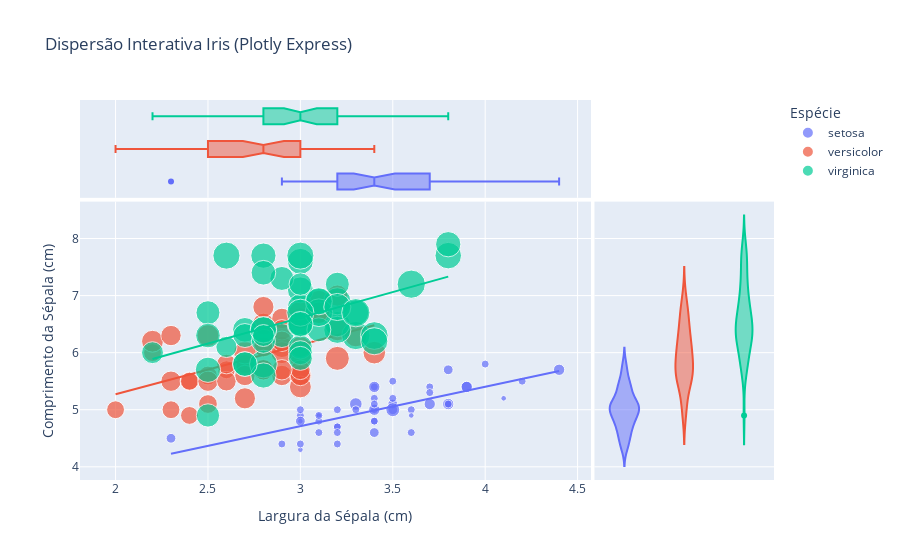

The notebook cell this image was saved under:
### Markdown cell above
### 5.1 Plotly Express: Gráficos Interativos

### Code cell
# Gráfico de Dispersão 2D Interativo
fig_px_scatter = px.scatter(df_iris_renamed, x="sepal_width", y="sepal_length", color="species",
                           size="petal_width", hover_data=['petal_length'],
                           marginal_y="violin", marginal_x="box", trendline="ols",
                           title="Dispersão Interativa Iris (Plotly Express)")
# Adicionando rótulos de eixos mais informativos
fig_px_scatter.update_layout(
    xaxis_title="Largura da Sépala (cm)",
    yaxis_title="Comprimento da Sépala (cm)",
    legend_title="Espécie",
    font=dict(size=12)
)
fig_px_scatter.show()

### Figure 1 — Plotly figure (JSON) as saved in the notebook; plotly's stock layout.template omitted (floating-point values rounded to 4 significant figures)
{"data": [{"customdata": [[1.4], [1.4], [1.3], [1.5], [1.4], [1.7], [1.4], [1.5], [1.4], [1.5], [1.5], [1.6], [1.4], [1.1], [1.2], [1.5], [1.3], [1.4], [1.7], [1.5], [1.7], [1.5], [1.0], [1.7], [1.9], [1.6], [1.6], [1.5], [1.4], [1.6], [1.6], [1.5], [1.5], [1.4], [1.5], [1.2], [1.3], [1.4], [1.3], [1.5], [1.3], [1.3], [1.3], [1.6], [1.9], [1.4], [1.6], [1.4], [1.5], [1.4]], "hovertemplate": "species=setosa<br>sepal_width=%{x}<br>sepal_length=%{y}<br>petal_width=%{marker.size}<br>petal_length=%{customdata[0]}<extra></extra>", "legendgroup": "setosa", "marker": {"color": "#636efa", "size": [0.2, 0.2, 0.2, 0.2, 0.2, 0.4, 0.3, 0.2, 0.2, 0.1, 0.2, 0.2, 0.1, 0.1, 0.2, 0.4, 0.4, 0.3, 0.3, 0.3, 0.2, 0.4, 0.2, 0.5, 0.2, 0.2, 0.4, 0.2, 0.2, 0.2, 0.2, 0.4, 0.1, 0.2, 0.2, 0.2, 0.2, 0.1, 0.2, 0.2, 0.3, 0.3, 0.2, 0.6, 0.4, 0.3, 0.2, 0.2, 0.2, 0.2], "sizemode": "area", "sizeref": 0.00625, "symbol": "circle"}, "mode": "markers", "name": "setosa", "orientation": "v", "showlegend": true, "x": [3.5, 3.0, 3.2, 3.1, 3.6, 3.9, 3.4, 3.4, 2.9, 3.1, 3.7, 3.4, 3.0, 3.0, 4.0, 4.4, 3.9, 3.5, 3.8, 3.8, 3.4, 3.7, 3.6, 3.3, 3.4, 3.0, 3.4, 3.5, 3.4, 3.2, 3.1, 3.4, 4.1, 4.2, 3.1, 3.2, 3.5, 3.6, 3.0, 3.4, 3.5, 2.3, 3.2, 3.5, 3.8, 3.0, 3.8, 3.2, 3.7, 3.3], "xaxis": "x", "y": [5.1, 4.9, 4.7, 4.6, 5.0, 5.4, 4.6, 5.0, 4.4, 4.9, 5.4, 4.8, 4.8, 4.3, 5.8, 5.7, 5.4, 5.1, 5.7, 5.1, 5.4, 5.1, 4.6, 5.1, 4.8, 5.0, 5.0, 5.2, 5.2, 4.7, 4.8, 5.4, 5.2, 5.5, 4.9, 5.0, 5.5, 4.9, 4.4, 5.1, 5.0, 4.5, 4.4, 5.0, 5.1, 4.8, 5.1, 4.6, 5.3, 5.0], "yaxis": "y", "type": "scatter"}, {"alignmentgroup": "True", "customdata": [[1.4], [1.4], [1.3], [1.5], [1.4], [1.7], [1.4], [1.5], [1.4], [1.5], [1.5], [1.6], [1.4], [1.1], [1.2], [1.5], [1.3], [1.4], [1.7], [1.5], [1.7], [1.5], [1.0], [1.7], [1.9], [1.6], [1.6], [1.5], [1.4], [1.6], [1.6], [1.5], [1.5], [1.4], [1.5], [1.2], [1.3], [1.4], [1.3], [1.5], [1.3], [1.3], [1.3], [1.6], [1.9], [1.4], [1.6], [1.4], [1.5], [1.4]], "hovertemplate": "species=setosa<br>sepal_width=%{x}<br>petal_length=%{customdata[0]}<extra></extra>", "legendgroup": "setosa", "marker": {"color": "#636efa", "symbol": "circle"}, "name": "setosa", "notched": true, "offsetgroup": "setosa", "showlegend": false, "x": [3.5, 3.0, 3.2, 3.1, 3.6, 3.9, 3.4, 3.4, 2.9, 3.1, 3.7, 3.4, 3.0, 3.0, 4.0, 4.4, 3.9, 3.5, 3.8, 3.8, 3.4, 3.7, 3.6, 3.3, 3.4, 3.0, 3.4, 3.5, 3.4, 3.2, 3.1, 3.4, 4.1, 4.2, 3.1, 3.2, 3.5, 3.6, 3.0, 3.4, 3.5, 2.3, 3.2, 3.5, 3.8, 3.0, 3.8, 3.2, 3.7, 3.3], "xaxis": "x3", "yaxis": "y3", "type": "box"}, {"alignmentgroup": "True", "customdata": [[1.4], [1.4], [1.3], [1.5], [1.4], [1.7], [1.4], [1.5], [1.4], [1.5], [1.5], [1.6], [1.4], [1.1], [1.2], [1.5], [1.3], [1.4], [1.7], [1.5], [1.7], [1.5], [1.0], [1.7], [1.9], [1.6], [1.6], [1.5], [1.4], [1.6], [1.6], [1.5], [1.5], [1.4], [1.5], [1.2], [1.3], [1.4], [1.3], [1.5], [1.3], [1.3], [1.3], [1.6], [1.9], [1.4], [1.6], [1.4], [1.5], [1.4]], "hovertemplate": "species=setosa<br>sepal_length=%{y}<br>petal_length=%{customdata[0]}<extra></extra>", "legendgroup": "setosa", "marker": {"color": "#636efa", "symbol": "circle"}, "name": "setosa", "offsetgroup": "setosa", "scalegroup": "y", "showlegend": false, "xaxis": "x2", "y": [5.1, 4.9, 4.7, 4.6, 5.0, 5.4, 4.6, 5.0, 4.4, 4.9, 5.4, 4.8, 4.8, 4.3, 5.8, 5.7, 5.4, 5.1, 5.7, 5.1, 5.4, 5.1, 4.6, 5.1, 4.8, 5.0, 5.0, 5.2, 5.2, 4.7, 4.8, 5.4, 5.2, 5.5, 4.9, 5.0, 5.5, 4.9, 4.4, 5.1, 5.0, 4.5, 4.4, 5.0, 5.1, 4.8, 5.1, 4.6, 5.3, 5.0], "yaxis": "y2", "type": "violin"}, {"hovertemplate": "<b>OLS trendline</b><br>sepal_length = 0.69049 * sepal_width + 2.639<br>R<sup>2</sup>=0.551376<br><br>species=setosa<br>sepal_width=%{x}<br>sepal_length=%{y} <b>(trend)</b><extra></extra>", "legendgroup": "setosa", "marker": {"color": "#636efa", "symbol": "circle"}, "mode": "lines", "name": "setosa", "showlegend": false, "x": [2.3, 2.9, 3.0, 3.0, 3.0, 3.0, 3.0, 3.0, 3.1, 3.1, 3.1, 3.1, 3.2, 3.2, 3.2, 3.2, 3.2, 3.3, 3.3, 3.4, 3.4, 3.4, 3.4, 3.4, 3.4, 3.4, 3.4, 3.4, 3.5, 3.5, 3.5, 3.5, 3.5, 3.5, 3.6, 3.6, 3.6, 3.7, 3.7, 3.7, 3.8, 3.8, 3.8, 3.8, 3.9, 3.9, 4.0, 4.1, 4.2, 4.4], "xaxis": "x", "y": [4.227, 4.641, 4.71, 4.71, 4.71, 4.71, 4.71, 4.71, 4.78, 4.78, 4.78, 4.78, 4.849, 4.849, 4.849, 4.849, 4.849, 4.918, 4.918, 4.987, 4.987, 4.987, 4.987, 4.987, 4.987, 4.987, 4.987, 4.987, 5.056, 5.056, 5.056, 5.056, 5.056, 5.056, 5.125, 5.125, 5.125, 5.194, 5.194, 5.194, 5.263, 5.263, 5.263, 5.263, 5.332, 5.332, 5.401, 5.47, 5.539, 5.677], "yaxis": "y", "type": "scatter"}, {"customdata": [[4.7], [4.5], [4.9], [4.0], [4.6], [4.5], [4.7], [3.3], [4.6], [3.9], [3.5], [4.2], [4.0], [4.7], [3.6], [4.4], [4.5], [4.1], [4.5], [3.9], [4.8], [4.0], [4.9], [4.7], [4.3], [4.4], [4.8], [5.0], [4.5], [3.5], [3.8], [3.7], [3.9], [5.1], [4.5], [4.5], [4.7], [4.4], [4.1], [4.0], [4.4], [4.6], [4.0], [3.3], [4.2], [4.2], [4.2], [4.3], [3.0], [4.1]], "hovertemplate": "species=versicolor<br>sepal_width=%{x}<br>sepal_length=%{y}<br>petal_width=%{marker.size}<br>petal_length=%{customdata[0]}<extra></extra>", "legendgroup": "versicolor", "marker": {"color": "#EF553B", "size": [1.4, 1.5, 1.5, 1.3, 1.5, 1.3, 1.6, 1.0, 1.3, 1.4, 1.0, 1.5, 1.0, 1.4, 1.3, 1.4, 1.5, 1.0, 1.5, 1.1, 1.8, 1.3, 1.5, 1.2, 1.3, 1.4, 1.4, 1.7, 1.5, 1.0, 1.1, 1.0, 1.2, 1.6, 1.5, 1.6, 1.5, 1.3, 1.3, 1.3, 1.2, 1.4, 1.2, 1.0, 1.3, 1.2, 1.3, 1.3, 1.1, 1.3], "sizemode": "area", "sizeref": 0.00625, "symbol": "circle"}, "mode": "markers", "name": "versicolor", "orientation": "v", "showlegend": true, "x": [3.2, 3.2, 3.1, 2.3, 2.8, 2.8, 3.3, 2.4, 2.9, 2.7, 2.0, 3.0, 2.2, 2.9, 2.9, 3.1, 3.0, 2.7, 2.2, 2.5, 3.2, 2.8, 2.5, 2.8, 2.9, 3.0, 2.8, 3.0, 2.9, 2.6, 2.4, 2.4, 2.7, 2.7, 3.0, 3.4, 3.1, 2.3, 3.0, 2.5, 2.6, 3.0, 2.6, 2.3, 2.7, 3.0, 2.9, 2.9, 2.5, 2.8], "xaxis": "x", "y": [7.0, 6.4, 6.9, 5.5, 6.5, 5.7, 6.3, 4.9, 6.6, 5.2, 5.0, 5.9, 6.0, 6.1, 5.6, 6.7, 5.6, 5.8, 6.2, 5.6, 5.9, 6.1, 6.3, 6.1, 6.4, 6.6, 6.8, 6.7, 6.0, 5.7, 5.5, 5.5, 5.8, 6.0, 5.4, 6.0, 6.7, 6.3, 5.6, 5.5, 5.5, 6.1, 5.8, 5.0, 5.6, 5.7, 5.7, 6.2, 5.1, 5.7], "yaxis": "y", "type": "scatter"}, {"alignmentgroup": "True", "customdata": [[4.7], [4.5], [4.9], [4.0], [4.6], [4.5], [4.7], [3.3], [4.6], [3.9], [3.5], [4.2], [4.0], [4.7], [3.6], [4.4], [4.5], [4.1], [4.5], [3.9], [4.8], [4.0], [4.9], [4.7], [4.3], [4.4], [4.8], [5.0], [4.5], [3.5], [3.8], [3.7], [3.9], [5.1], [4.5], [4.5], [4.7], [4.4], [4.1], [4.0], [4.4], [4.6], [4.0], [3.3], [4.2], [4.2], [4.2], [4.3], [3.0], [4.1]], "hovertemplate": "species=versicolor<br>sepal_width=%{x}<br>petal_length=%{customdata[0]}<extra></extra>", "legendgroup": "versicolor", "marker": {"color": "#EF553B", "symbol": "circle"}, "name": "versicolor", "notched": true, "offsetgroup": "versicolor", "showlegend": false, "x": [3.2, 3.2, 3.1, 2.3, 2.8, 2.8, 3.3, 2.4, 2.9, 2.7, 2.0, 3.0, 2.2, 2.9, 2.9, 3.1, 3.0, 2.7, 2.2, 2.5, 3.2, 2.8, 2.5, 2.8, 2.9, 3.0, 2.8, 3.0, 2.9, 2.6, 2.4, 2.4, 2.7, 2.7, 3.0, 3.4, 3.1, 2.3, 3.0, 2.5, 2.6, 3.0, 2.6, 2.3, 2.7, 3.0, 2.9, 2.9, 2.5, 2.8], "xaxis": "x3", "yaxis": "y3", "type": "box"}, {"alignmentgroup": "True", "customdata": [[4.7], [4.5], [4.9], [4.0], [4.6], [4.5], [4.7], [3.3], [4.6], [3.9], [3.5], [4.2], [4.0], [4.7], [3.6], [4.4], [4.5], [4.1], [4.5], [3.9], [4.8], [4.0], [4.9], [4.7], [4.3], [4.4], [4.8], [5.0], [4.5], [3.5], [3.8], [3.7], [3.9], [5.1], [4.5], [4.5], [4.7], [4.4], [4.1], [4.0], [4.4], [4.6], [4.0], [3.3], [4.2], [4.2], [4.2], [4.3], [3.0], [4.1]], "hovertemplate": "species=versicolor<br>sepal_length=%{y}<br>petal_length=%{customdata[0]}<extra></extra>", "legendgroup": "versicolor", "marker": {"color": "#EF553B", "symbol": "circle"}, "name": "versicolor", "offsetgroup": "versicolor", "scalegroup": "y", "showlegend": false, "xaxis": "x2", "y": [7.0, 6.4, 6.9, 5.5, 6.5, 5.7, 6.3, 4.9, 6.6, 5.2, 5.0, 5.9, 6.0, 6.1, 5.6, 6.7, 5.6, 5.8, 6.2, 5.6, 5.9, 6.1, 6.3, 6.1, 6.4, 6.6, 6.8, 6.7, 6.0, 5.7, 5.5, 5.5, 5.8, 6.0, 5.4, 6.0, 6.7, 6.3, 5.6, 5.5, 5.5, 6.1, 5.8, 5.0, 5.6, 5.7, 5.7, 6.2, 5.1, 5.7], "yaxis": "y2", "type": "violin"}, {"hovertemplate": "<b>OLS trendline</b><br>sepal_length = 0.865078 * sepal_width + 3.53973<br>R<sup>2</sup>=0.276582<br><br>species=versicolor<br>sepal_width=%{x}<br>sepal_length=%{y} <b>(trend)</b><extra></extra>", "legendgroup": "versicolor", "marker": {"color": "#EF553B", "symbol": "circle"}, "mode": "lines", "name": "versicolor", "showlegend": false, "x": [2.0, 2.2, 2.2, 2.3, 2.3, 2.3, 2.4, 2.4, 2.4, 2.5, 2.5, 2.5, 2.5, 2.6, 2.6, 2.6, 2.7, 2.7, 2.7, 2.7, 2.7, 2.8, 2.8, 2.8, 2.8, 2.8, 2.8, 2.9, 2.9, 2.9, 2.9, 2.9, 2.9, 2.9, 3.0, 3.0, 3.0, 3.0, 3.0, 3.0, 3.0, 3.0, 3.1, 3.1, 3.1, 3.2, 3.2, 3.2, 3.3, 3.4], "xaxis": "x", "y": [5.27, 5.443, 5.443, 5.529, 5.529, 5.529, 5.616, 5.616, 5.616, 5.702, 5.702, 5.702, 5.702, 5.789, 5.789, 5.789, 5.875, 5.875, 5.875, 5.875, 5.875, 5.962, 5.962, 5.962, 5.962, 5.962, 5.962, 6.048, 6.048, 6.048, 6.048, 6.048, 6.048, 6.048, 6.135, 6.135, 6.135, 6.135, 6.135, 6.135, 6.135, 6.135, 6.221, 6.221, 6.221, 6.308, 6.308, 6.308, 6.394, 6.481], "yaxis": "y", "type": "scatter"}, {"customdata": [[6.0], [5.1], [5.9], [5.6], [5.8], [6.6], [4.5], [6.3], [5.8], [6.1], [5.1], [5.3], [5.5], [5.0], [5.1], [5.3], [5.5], [6.7], [6.9], [5.0], [5.7], [4.9], [6.7], [4.9], [5.7], [6.0], [4.8], [4.9], [5.6], [5.8], [6.1], [6.4], [5.6], [5.1], [5.6], [6.1], [5.6], [5.5], [4.8], [5.4], [5.6], [5.1], [5.1], [5.9], [5.7], [5.2], [5.0], [5.2], [5.4], [5.1]], "hovertemplate": "species=virginica<br>sepal_width=%{x}<br>sepal_length=%{y}<br>petal_width=%{marker.size}<br>petal_length=%{customdata[0]}<extra></extra>", "legendgroup": "virginica", "marker": {"color": "#00cc96", "size": [2.5, 1.9, 2.1, 1.8, 2.2, 2.1, 1.7, 1.8, 1.8, 2.5, 2.0, 1.9, 2.1, 2.0, 2.4, 2.3, 1.8, 2.2, 2.3, 1.5, 2.3, 2.0, 2.0, 1.8, 2.1, 1.8, 1.8, 1.8, 2.1, 1.6, 1.9, 2.0, 2.2, 1.5, 1.4, 2.3, 2.4, 1.8, 1.8, 2.1, 2.4, 2.3, 1.9, 2.3, 2.5, 2.3, 1.9, 2.0, 2.3, 1.8], "sizemode": "area", "sizeref": 0.00625, "symbol": "circle"}, "mode": "markers", "name": "virginica", "orientation": "v", "showlegend": true, "x": [3.3, 2.7, 3.0, 2.9, 3.0, 3.0, 2.5, 2.9, 2.5, 3.6, 3.2, 2.7, 3.0, 2.5, 2.8, 3.2, 3.0, 3.8, 2.6, 2.2, 3.2, 2.8, 2.8, 2.7, 3.3, 3.2, 2.8, 3.0, 2.8, 3.0, 2.8, 3.8, 2.8, 2.8, 2.6, 3.0, 3.4, 3.1, 3.0, 3.1, 3.1, 3.1, 2.7, 3.2, 3.3, 3.0, 2.5, 3.0, 3.4, 3.0], "xaxis": "x", "y": [6.3, 5.8, 7.1, 6.3, 6.5, 7.6, 4.9, 7.3, 6.7, 7.2, 6.5, 6.4, 6.8, 5.7, 5.8, 6.4, 6.5, 7.7, 7.7, 6.0, 6.9, 5.6, 7.7, 6.3, 6.7, 7.2, 6.2, 6.1, 6.4, 7.2, 7.4, 7.9, 6.4, 6.3, 6.1, 7.7, 6.3, 6.4, 6.0, 6.9, 6.7, 6.9, 5.8, 6.8, 6.7, 6.7, 6.3, 6.5, 6.2, 5.9], "yaxis": "y", "type": "scatter"}, {"alignmentgroup": "True", "customdata": [[6.0], [5.1], [5.9], [5.6], [5.8], [6.6], [4.5], [6.3], [5.8], [6.1], [5.1], [5.3], [5.5], [5.0], [5.1], [5.3], [5.5], [6.7], [6.9], [5.0], [5.7], [4.9], [6.7], [4.9], [5.7], [6.0], [4.8], [4.9], [5.6], [5.8], [6.1], [6.4], [5.6], [5.1], [5.6], [6.1], [5.6], [5.5], [4.8], [5.4], [5.6], [5.1], [5.1], [5.9], [5.7], [5.2], [5.0], [5.2], [5.4], [5.1]], "hovertemplate": "species=virginica<br>sepal_width=%{x}<br>petal_length=%{customdata[0]}<extra></extra>", "legendgroup": "virginica", "marker": {"color": "#00cc96", "symbol": "circle"}, "name": "virginica", "notched": true, "offsetgroup": "virginica", "showlegend": false, "x": [3.3, 2.7, 3.0, 2.9, 3.0, 3.0, 2.5, 2.9, 2.5, 3.6, 3.2, 2.7, 3.0, 2.5, 2.8, 3.2, 3.0, 3.8, 2.6, 2.2, 3.2, 2.8, 2.8, 2.7, 3.3, 3.2, 2.8, 3.0, 2.8, 3.0, 2.8, 3.8, 2.8, 2.8, 2.6, 3.0, 3.4, 3.1, 3.0, 3.1, 3.1, 3.1, 2.7, 3.2, 3.3, 3.0, 2.5, 3.0, 3.4, 3.0], "xaxis": "x3", "yaxis": "y3", "type": "box"}, {"alignmentgroup": "True", "customdata": [[6.0], [5.1], [5.9], [5.6], [5.8], [6.6], [4.5], [6.3], [5.8], [6.1], [5.1], [5.3], [5.5], [5.0], [5.1], [5.3], [5.5], [6.7], [6.9], [5.0], [5.7], [4.9], [6.7], [4.9], [5.7], [6.0], [4.8], [4.9], [5.6], [5.8], [6.1], [6.4], [5.6], [5.1], [5.6], [6.1], [5.6], [5.5], [4.8], [5.4], [5.6], [5.1], [5.1], [5.9], [5.7], [5.2], [5.0], [5.2], [5.4], [5.1]], "hovertemplate": "species=virginica<br>sepal_length=%{y}<br>petal_length=%{customdata[0]}<extra></extra>", "legendgroup": "virginica", "marker": {"color": "#00cc96", "symbol": "circle"}, "name": "virginica", "offsetgroup": "virginica", "scalegroup": "y", "showlegend": false, "xaxis": "x2", "y": [6.3, 5.8, 7.1, 6.3, 6.5, 7.6, 4.9, 7.3, 6.7, 7.2, 6.5, 6.4, 6.8, 5.7, 5.8, 6.4, 6.5, 7.7, 7.7, 6.0, 6.9, 5.6, 7.7, 6.3, 6.7, 7.2, 6.2, 6.1, 6.4, 7.2, 7.4, 7.9, 6.4, 6.3, 6.1, 7.7, 6.3, 6.4, 6.0, 6.9, 6.7, 6.9, 5.8, 6.8, 6.7, 6.7, 6.3, 6.5, 6.2, 5.9], "yaxis": "y2", "type": "violin"}, {"hovertemplate": "<b>OLS trendline</b><br>sepal_length = 0.901534 * sepal_width + 3.90684<br>R<sup>2</sup>=0.209057<br><br>species=virginica<br>sepal_width=%{x}<br>sepal_length=%{y} <b>(trend)</b><extra></extra>", "legendgroup": "virginica", "marker": {"color": "#00cc96", "symbol": "circle"}, "mode": "lines", "name": "virginica", "showlegend": false, "x": [2.2, 2.5, 2.5, 2.5, 2.5, 2.6, 2.6, 2.7, 2.7, 2.7, 2.7, 2.8, 2.8, 2.8, 2.8, 2.8, 2.8, 2.8, 2.8, 2.9, 2.9, 3.0, 3.0, 3.0, 3.0, 3.0, 3.0, 3.0, 3.0, 3.0, 3.0, 3.0, 3.0, 3.1, 3.1, 3.1, 3.1, 3.2, 3.2, 3.2, 3.2, 3.2, 3.3, 3.3, 3.3, 3.4, 3.4, 3.6, 3.8, 3.8], "xaxis": "x", "y": [5.89, 6.161, 6.161, 6.161, 6.161, 6.251, 6.251, 6.341, 6.341, 6.341, 6.341, 6.431, 6.431, 6.431, 6.431, 6.431, 6.431, 6.431, 6.431, 6.521, 6.521, 6.611, 6.611, 6.611, 6.611, 6.611, 6.611, 6.611, 6.611, 6.611, 6.611, 6.611, 6.611, 6.702, 6.702, 6.702, 6.702, 6.792, 6.792, 6.792, 6.792, 6.792, 6.882, 6.882, 6.882, 6.972, 6.972, 7.152, 7.333, 7.333], "yaxis": "y", "type": "scatter"}], "layout": {"xaxis": {"anchor": "y", "domain": [0.0, 0.7363], "title": {"text": "Largura da Sépala (cm)"}}, "yaxis": {"anchor": "x", "domain": [0.0, 0.7326], "title": {"text": "Comprimento da Sépala (cm)"}}, "xaxis2": {"anchor": "y2", "domain": [0.7413, 1.0], "matches": "x2", "showticklabels": false, "showline": false, "ticks": "", "showgrid": false}, "yaxis2": {"anchor": "x2", "domain": [0.0, 0.7326], "matches": "y", "showticklabels": false, "showgrid": true}, "xaxis3": {"anchor": "y3", "domain": [0.0, 0.7363], "matches": "x", "showticklabels": false, "showgrid": true}, "yaxis3": {"anchor": "x3", "domain": [0.7426, 1.0], "matches": "y3", "showticklabels": false, "showline": false, "ticks": "", "showgrid": false}, "xaxis4": {"anchor": "y4", "domain": [0.7413, 1.0], "matches": "x2", "showticklabels": false, "showgrid": false, "showline": false, "ticks": ""}, "yaxis4": {"anchor": "x4", "domain": [0.7426, 1.0], "matches": "y3", "showticklabels": false, "showline": false, "ticks": "", "showgrid": true}, "legend": {"title": {"text": "Espécie"}, "tracegroupgap": 0, "itemsizing": "constant"}, "title": {"text": "Dispersão Interativa Iris (Plotly Express)"}, "font": {"size": 12}}}
